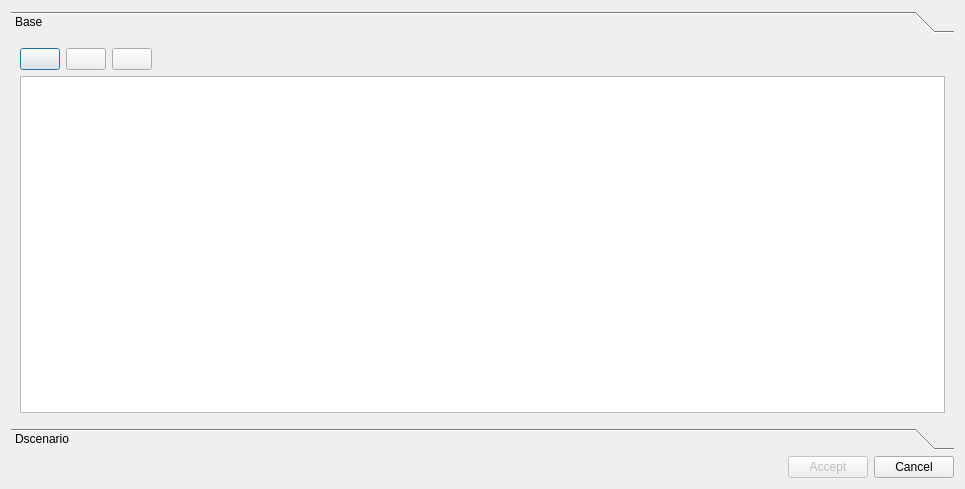
<?xml version="1.0" encoding="UTF-8"?>
<ui version="4.0">
 <class>info_epa_weir</class>
 <widget class="QDialog" name="info_epa_weir">
  <property name="geometry">
   <rect>
    <x>0</x>
    <y>0</y>
    <width>965</width>
    <height>489</height>
   </rect>
  </property>
  <property name="windowTitle">
   <string>Weir</string>
  </property>
  <layout class="QGridLayout" name="gridLayout_5">
   <item row="0" column="0">
    <widget class="QToolBox" name="toolBox">
     <property name="currentIndex">
      <number>0</number>
     </property>
     <widget class="QWidget" name="page">
      <property name="geometry">
       <rect>
        <x>0</x>
        <y>0</y>
        <width>943</width>
        <height>368</height>
       </rect>
      </property>
      <attribute name="label">
       <string>Base</string>
      </attribute>
      <layout class="QGridLayout" name="gridLayout_4">
       <item row="1" column="0">
        <layout class="QGridLayout" name="lyt_base">
         <item row="0" column="0">
          <widget class="QTableView" name="tbl_weir"/>
         </item>
        </layout>
       </item>
       <item row="0" column="0">
        <layout class="QHBoxLayout" name="horizontalLayout">
         <item>
          <widget class="QPushButton" name="btn_add_base">
           <property name="text">
            <string/>
           </property>
          </widget>
         </item>
         <item>
          <widget class="QPushButton" name="btn_delete_base">
           <property name="text">
            <string/>
           </property>
          </widget>
         </item>
         <item>
          <widget class="QPushButton" name="btn_edit_base">
           <property name="text">
            <string/>
           </property>
          </widget>
         </item>
         <item>
          <spacer name="horizontalSpacer">
           <property name="orientation">
            <enum>Qt::Horizontal</enum>
           </property>
           <property name="sizeHint" stdset="0">
            <size>
             <width>40</width>
             <height>20</height>
            </size>
           </property>
          </spacer>
         </item>
        </layout>
       </item>
      </layout>
     </widget>
     <widget class="QWidget" name="page_2">
      <property name="geometry">
       <rect>
        <x>0</x>
        <y>0</y>
        <width>168</width>
        <height>148</height>
       </rect>
      </property>
      <attribute name="label">
       <string>Dscenario</string>
      </attribute>
      <layout class="QGridLayout" name="gridLayout_3">
       <item row="1" column="0">
        <layout class="QGridLayout" name="lyt_dscenario">
         <item row="0" column="0">
          <widget class="QTableView" name="tbl_dscenario_weir"/>
         </item>
        </layout>
       </item>
       <item row="0" column="0">
        <layout class="QHBoxLayout" name="horizontalLayout_2">
         <item>
          <widget class="QPushButton" name="btn_add_dscenario">
           <property name="text">
            <string/>
           </property>
          </widget>
         </item>
         <item>
          <widget class="QPushButton" name="btn_delete_dscenario">
           <property name="text">
            <string/>
           </property>
          </widget>
         </item>
         <item>
          <widget class="QPushButton" name="btn_edit_dscenario">
           <property name="text">
            <string/>
           </property>
          </widget>
         </item>
         <item>
          <spacer name="horizontalSpacer_2">
           <property name="orientation">
            <enum>Qt::Horizontal</enum>
           </property>
           <property name="sizeHint" stdset="0">
            <size>
             <width>40</width>
             <height>20</height>
            </size>
           </property>
          </spacer>
         </item>
        </layout>
       </item>
      </layout>
     </widget>
    </widget>
   </item>
   <item row="1" column="0">
    <layout class="QGridLayout" name="lyt_buttons">
     <item row="0" column="0">
      <spacer name="horizontalSpacer_3">
       <property name="orientation">
        <enum>Qt::Horizontal</enum>
       </property>
       <property name="sizeHint" stdset="0">
        <size>
         <width>40</width>
         <height>20</height>
        </size>
       </property>
      </spacer>
     </item>
     <item row="0" column="1">
      <widget class="QPushButton" name="btn_accept">
       <property name="enabled">
        <bool>false</bool>
       </property>
       <property name="text">
        <string>Accept</string>
       </property>
      </widget>
     </item>
     <item row="0" column="2">
      <widget class="QPushButton" name="btn_cancel">
       <property name="text">
        <string>Cancel</string>
       </property>
      </widget>
     </item>
    </layout>
   </item>
  </layout>
 </widget>
 <tabstops>
  <tabstop>btn_add_base</tabstop>
  <tabstop>btn_delete_base</tabstop>
  <tabstop>btn_edit_base</tabstop>
  <tabstop>tbl_weir</tabstop>
  <tabstop>btn_accept</tabstop>
  <tabstop>btn_cancel</tabstop>
  <tabstop>btn_delete_dscenario</tabstop>
  <tabstop>btn_edit_dscenario</tabstop>
  <tabstop>tbl_dscenario_weir</tabstop>
  <tabstop>btn_add_dscenario</tabstop>
 </tabstops>
 <resources/>
 <connections/>
</ui>
